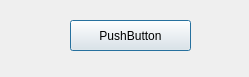
<?xml version="1.0" encoding="UTF-8"?>
<ui version="4.0">
 <class>Demo02_UI01_Dlg</class>
 <widget class="QDialog" name="Demo02_UI01_Dlg">
  <property name="geometry">
   <rect>
    <x>0</x>
    <y>0</y>
    <width>249</width>
    <height>77</height>
   </rect>
  </property>
  <property name="windowTitle">
   <string>Dialog</string>
  </property>
  <widget class="QPushButton" name="pushBtnExit">
   <property name="geometry">
    <rect>
     <x>70</x>
     <y>20</y>
     <width>121</width>
     <height>31</height>
    </rect>
   </property>
   <property name="text">
    <string>PushButton</string>
   </property>
  </widget>
 </widget>
 <resources/>
 <connections>
  <connection>
   <sender>pushBtnExit</sender>
   <signal>clicked()</signal>
   <receiver>Demo02_UI01_Dlg</receiver>
   <slot>reject()</slot>
   <hints>
    <hint type="sourcelabel">
     <x>141</x>
     <y>63</y>
    </hint>
    <hint type="destinationlabel">
     <x>235</x>
     <y>95</y>
    </hint>
   </hints>
  </connection>
 </connections>
</ui>
